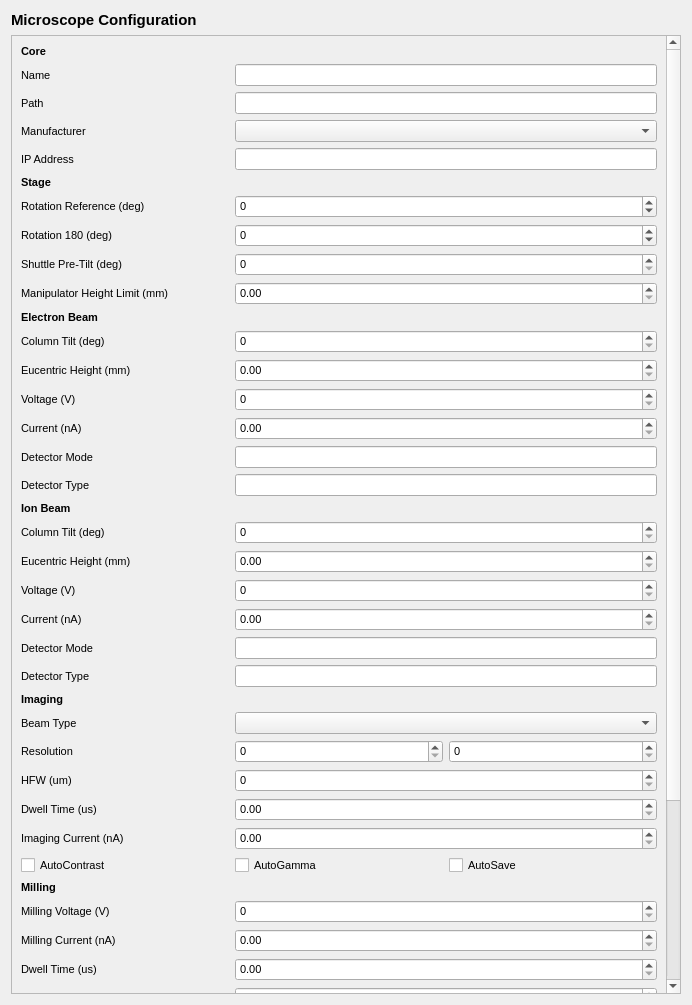
<?xml version="1.0" encoding="UTF-8"?>
<ui version="4.0">
 <class>Dialog</class>
 <widget class="QDialog" name="Dialog">
  <property name="geometry">
   <rect>
    <x>0</x>
    <y>0</y>
    <width>692</width>
    <height>1005</height>
   </rect>
  </property>
  <property name="windowTitle">
   <string>Dialog</string>
  </property>
  <layout class="QGridLayout" name="gridLayout">
   <item row="0" column="0" colspan="2">
    <widget class="QLabel" name="label_configuration_title">
     <property name="font">
      <font>
       <pointsize>11</pointsize>
       <weight>75</weight>
       <bold>true</bold>
      </font>
     </property>
     <property name="text">
      <string>Microscope Configuration</string>
     </property>
    </widget>
   </item>
   <item row="1" column="0" colspan="2">
    <widget class="QScrollArea" name="scrollArea">
     <property name="font">
      <font>
       <pointsize>8</pointsize>
      </font>
     </property>
     <property name="widgetResizable">
      <bool>true</bool>
     </property>
     <widget class="QWidget" name="scrollAreaWidgetContents">
      <property name="geometry">
       <rect>
        <x>0</x>
        <y>-241</y>
        <width>658</width>
        <height>1203</height>
       </rect>
      </property>
      <layout class="QGridLayout" name="gridLayout_2">
       <item row="11" column="0" colspan="3">
        <widget class="QLabel" name="label_electron_header">
         <property name="font">
          <font>
           <pointsize>8</pointsize>
           <weight>75</weight>
           <bold>true</bold>
          </font>
         </property>
         <property name="text">
          <string>Electron Beam</string>
         </property>
        </widget>
       </item>
       <item row="17" column="0">
        <widget class="QLabel" name="label_electron_detector_type">
         <property name="font">
          <font>
           <pointsize>8</pointsize>
          </font>
         </property>
         <property name="text">
          <string>Detector Type</string>
         </property>
        </widget>
       </item>
       <item row="34" column="1" colspan="2">
        <widget class="QDoubleSpinBox" name="doubleSpinBox_milling_current">
         <property name="font">
          <font>
           <pointsize>8</pointsize>
          </font>
         </property>
         <property name="maximum">
          <double>100000000.000000000000000</double>
         </property>
        </widget>
       </item>
       <item row="31" column="1">
        <widget class="QCheckBox" name="checkBox_imaging_autogamma">
         <property name="font">
          <font>
           <pointsize>8</pointsize>
          </font>
         </property>
         <property name="text">
          <string>AutoGamma</string>
         </property>
        </widget>
       </item>
       <item row="21" column="1" colspan="2">
        <widget class="QDoubleSpinBox" name="doubleSpinBox_ion_voltage">
         <property name="font">
          <font>
           <pointsize>8</pointsize>
          </font>
         </property>
         <property name="decimals">
          <number>0</number>
         </property>
         <property name="maximum">
          <double>100000000000.000000000000000</double>
         </property>
        </widget>
       </item>
       <item row="9" column="0">
        <widget class="QLabel" name="label_stage_shuttle_pre_tilt">
         <property name="font">
          <font>
           <pointsize>8</pointsize>
          </font>
         </property>
         <property name="text">
          <string>Shuttle Pre-Tilt (deg)</string>
         </property>
        </widget>
       </item>
       <item row="7" column="1" colspan="2">
        <widget class="QSpinBox" name="spinBox_stage_rotation_reference">
         <property name="font">
          <font>
           <pointsize>8</pointsize>
          </font>
         </property>
         <property name="minimum">
          <number>-360</number>
         </property>
         <property name="maximum">
          <number>360</number>
         </property>
        </widget>
       </item>
       <item row="43" column="2">
        <widget class="QCheckBox" name="checkBox_subsystems_stage_tilt">
         <property name="font">
          <font>
           <pointsize>8</pointsize>
          </font>
         </property>
         <property name="text">
          <string>Stage Tilt</string>
         </property>
        </widget>
       </item>
       <item row="17" column="1" colspan="2">
        <widget class="QLineEdit" name="lineEdit_electron_detector_type">
         <property name="font">
          <font>
           <pointsize>8</pointsize>
          </font>
         </property>
        </widget>
       </item>
       <item row="43" column="0">
        <widget class="QCheckBox" name="checkBox_subsystems_stage_enabled">
         <property name="font">
          <font>
           <pointsize>8</pointsize>
          </font>
         </property>
         <property name="text">
          <string>Stage Enabled</string>
         </property>
        </widget>
       </item>
       <item row="10" column="0">
        <widget class="QLabel" name="label_stage_manipulator_height_limit">
         <property name="font">
          <font>
           <pointsize>8</pointsize>
          </font>
         </property>
         <property name="text">
          <string>Manipulator Height Limit (mm)</string>
         </property>
        </widget>
       </item>
       <item row="22" column="0">
        <widget class="QLabel" name="label_ion_current">
         <property name="font">
          <font>
           <pointsize>8</pointsize>
          </font>
         </property>
         <property name="text">
          <string>Current (nA)</string>
         </property>
        </widget>
       </item>
       <item row="44" column="2">
        <widget class="QCheckBox" name="checkBox_subsystems_manipulator_tilt">
         <property name="font">
          <font>
           <pointsize>8</pointsize>
          </font>
         </property>
         <property name="text">
          <string>Manipulator Tilt</string>
         </property>
        </widget>
       </item>
       <item row="31" column="0">
        <widget class="QCheckBox" name="checkBox_imaging_autocontrast">
         <property name="font">
          <font>
           <pointsize>8</pointsize>
          </font>
         </property>
         <property name="text">
          <string>AutoContrast</string>
         </property>
        </widget>
       </item>
       <item row="20" column="0">
        <widget class="QLabel" name="label_ion_eucentric_height">
         <property name="font">
          <font>
           <pointsize>8</pointsize>
          </font>
         </property>
         <property name="text">
          <string>Eucentric Height (mm)</string>
         </property>
        </widget>
       </item>
       <item row="4" column="0">
        <widget class="QLabel" name="label_configuration_ip_address">
         <property name="font">
          <font>
           <pointsize>8</pointsize>
          </font>
         </property>
         <property name="text">
          <string>IP Address</string>
         </property>
        </widget>
       </item>
       <item row="43" column="1">
        <widget class="QCheckBox" name="checkBox_subsystems_stage_rotation">
         <property name="font">
          <font>
           <pointsize>8</pointsize>
          </font>
         </property>
         <property name="text">
          <string>Stage Rotation</string>
         </property>
        </widget>
       </item>
       <item row="12" column="0">
        <widget class="QLabel" name="label_electron_column_tilt">
         <property name="font">
          <font>
           <pointsize>8</pointsize>
          </font>
         </property>
         <property name="text">
          <string>Column Tilt (deg)</string>
         </property>
        </widget>
       </item>
       <item row="23" column="1" colspan="2">
        <widget class="QLineEdit" name="lineEdit_ion_detector_mode">
         <property name="font">
          <font>
           <pointsize>8</pointsize>
          </font>
         </property>
        </widget>
       </item>
       <item row="37" column="0">
        <widget class="QLabel" name="label_milling_rate">
         <property name="font">
          <font>
           <pointsize>8</pointsize>
          </font>
         </property>
         <property name="text">
          <string>Rate (um3/s)</string>
         </property>
        </widget>
       </item>
       <item row="38" column="0">
        <widget class="QLabel" name="label_milling_spot_size">
         <property name="font">
          <font>
           <pointsize>8</pointsize>
          </font>
         </property>
         <property name="text">
          <string>Spot Size (nm)</string>
         </property>
        </widget>
       </item>
       <item row="23" column="0">
        <widget class="QLabel" name="label_ion_detector_mode">
         <property name="font">
          <font>
           <pointsize>8</pointsize>
          </font>
         </property>
         <property name="text">
          <string>Detector Mode</string>
         </property>
        </widget>
       </item>
       <item row="24" column="0">
        <widget class="QLabel" name="label_ion_detector_type">
         <property name="font">
          <font>
           <pointsize>8</pointsize>
          </font>
         </property>
         <property name="text">
          <string>Detector Type</string>
         </property>
        </widget>
       </item>
       <item row="30" column="0">
        <widget class="QLabel" name="label_imaging_current">
         <property name="font">
          <font>
           <pointsize>8</pointsize>
          </font>
         </property>
         <property name="text">
          <string>Imaging Current (nA)</string>
         </property>
        </widget>
       </item>
       <item row="31" column="2">
        <widget class="QCheckBox" name="checkBox_imaging_autosave">
         <property name="font">
          <font>
           <pointsize>8</pointsize>
          </font>
         </property>
         <property name="text">
          <string>AutoSave</string>
         </property>
        </widget>
       </item>
       <item row="37" column="1" colspan="2">
        <widget class="QDoubleSpinBox" name="doubleSpinBox_milling_rate">
         <property name="font">
          <font>
           <pointsize>8</pointsize>
          </font>
         </property>
         <property name="maximum">
          <double>10000000.000000000000000</double>
         </property>
        </widget>
       </item>
       <item row="34" column="0">
        <widget class="QLabel" name="label_milling_current">
         <property name="font">
          <font>
           <pointsize>8</pointsize>
          </font>
         </property>
         <property name="text">
          <string>Milling Current (nA)</string>
         </property>
        </widget>
       </item>
       <item row="3" column="1" colspan="2">
        <widget class="QComboBox" name="comboBox_configuration_manufacturer">
         <property name="font">
          <font>
           <pointsize>8</pointsize>
          </font>
         </property>
        </widget>
       </item>
       <item row="7" column="0">
        <widget class="QLabel" name="label_stage_rotation_reference">
         <property name="font">
          <font>
           <pointsize>8</pointsize>
          </font>
         </property>
         <property name="text">
          <string>Rotation Reference (deg)</string>
         </property>
        </widget>
       </item>
       <item row="14" column="0">
        <widget class="QLabel" name="label_electron_voltage">
         <property name="font">
          <font>
           <pointsize>8</pointsize>
          </font>
         </property>
         <property name="text">
          <string>Voltage (V)</string>
         </property>
        </widget>
       </item>
       <item row="1" column="0">
        <widget class="QLabel" name="label_configuration_name">
         <property name="font">
          <font>
           <pointsize>8</pointsize>
          </font>
         </property>
         <property name="text">
          <string>Name</string>
         </property>
        </widget>
       </item>
       <item row="39" column="0">
        <widget class="QLabel" name="label_milling_preset">
         <property name="font">
          <font>
           <pointsize>8</pointsize>
          </font>
         </property>
         <property name="text">
          <string>Preset </string>
         </property>
        </widget>
       </item>
       <item row="33" column="0">
        <widget class="QLabel" name="label_milling_voltage">
         <property name="font">
          <font>
           <pointsize>8</pointsize>
          </font>
         </property>
         <property name="text">
          <string>Milling Voltage (V)</string>
         </property>
        </widget>
       </item>
       <item row="8" column="1" colspan="2">
        <widget class="QSpinBox" name="spinBox_stage_rotation_180">
         <property name="font">
          <font>
           <pointsize>8</pointsize>
          </font>
         </property>
         <property name="minimum">
          <number>-360</number>
         </property>
         <property name="maximum">
          <number>360</number>
         </property>
        </widget>
       </item>
       <item row="42" column="0">
        <widget class="QCheckBox" name="checkBox_subsystems_ion_enabled">
         <property name="font">
          <font>
           <pointsize>8</pointsize>
          </font>
         </property>
         <property name="text">
          <string>Ion Beam Enabled</string>
         </property>
        </widget>
       </item>
       <item row="12" column="1" colspan="2">
        <widget class="QSpinBox" name="spinBox_electron_column_tilt">
         <property name="font">
          <font>
           <pointsize>8</pointsize>
          </font>
         </property>
         <property name="maximum">
          <number>180</number>
         </property>
        </widget>
       </item>
       <item row="19" column="0">
        <widget class="QLabel" name="label_ion_column_tilt">
         <property name="font">
          <font>
           <pointsize>8</pointsize>
          </font>
         </property>
         <property name="text">
          <string>Column Tilt (deg)</string>
         </property>
        </widget>
       </item>
       <item row="14" column="1" colspan="2">
        <widget class="QDoubleSpinBox" name="doubleSpinBox_electron_voltage">
         <property name="font">
          <font>
           <pointsize>8</pointsize>
          </font>
         </property>
         <property name="decimals">
          <number>0</number>
         </property>
         <property name="maximum">
          <double>100000000000.000000000000000</double>
         </property>
        </widget>
       </item>
       <item row="28" column="1" colspan="2">
        <widget class="QDoubleSpinBox" name="doubleSpinBox_imaging_hfw">
         <property name="font">
          <font>
           <pointsize>8</pointsize>
          </font>
         </property>
         <property name="decimals">
          <number>0</number>
         </property>
         <property name="maximum">
          <double>100000.000000000000000</double>
         </property>
        </widget>
       </item>
       <item row="27" column="1">
        <widget class="QSpinBox" name="spinBox_imaging_resolution_x">
         <property name="font">
          <font>
           <pointsize>8</pointsize>
          </font>
         </property>
         <property name="maximum">
          <number>100000</number>
         </property>
        </widget>
       </item>
       <item row="40" column="0" colspan="3">
        <widget class="QLabel" name="label_subsystems_header">
         <property name="font">
          <font>
           <pointsize>8</pointsize>
           <weight>75</weight>
           <bold>true</bold>
          </font>
         </property>
         <property name="text">
          <string>Subsystems</string>
         </property>
        </widget>
       </item>
       <item row="3" column="0">
        <widget class="QLabel" name="label_configuration_manufacturer">
         <property name="font">
          <font>
           <pointsize>8</pointsize>
          </font>
         </property>
         <property name="text">
          <string>Manufacturer</string>
         </property>
        </widget>
       </item>
       <item row="44" column="0">
        <widget class="QCheckBox" name="checkBox_subsystems_manipulator_enabled">
         <property name="font">
          <font>
           <pointsize>8</pointsize>
          </font>
         </property>
         <property name="text">
          <string>Manipulator Enabled</string>
         </property>
        </widget>
       </item>
       <item row="13" column="1" colspan="2">
        <widget class="QDoubleSpinBox" name="doubleSpinBox_electron_eucentric_height">
         <property name="font">
          <font>
           <pointsize>8</pointsize>
          </font>
         </property>
        </widget>
       </item>
       <item row="30" column="1" colspan="2">
        <widget class="QDoubleSpinBox" name="doubleSpinBox_imaging_current">
         <property name="font">
          <font>
           <pointsize>8</pointsize>
          </font>
         </property>
         <property name="maximum">
          <double>10000000.000000000000000</double>
         </property>
        </widget>
       </item>
       <item row="24" column="1" colspan="2">
        <widget class="QLineEdit" name="lineEdit_ion_detector_type">
         <property name="font">
          <font>
           <pointsize>8</pointsize>
          </font>
         </property>
        </widget>
       </item>
       <item row="41" column="0">
        <widget class="QCheckBox" name="checkBox_subsystems_electron_enabled">
         <property name="font">
          <font>
           <pointsize>8</pointsize>
          </font>
         </property>
         <property name="text">
          <string>Electron Beam Enabled</string>
         </property>
        </widget>
       </item>
       <item row="42" column="1">
        <widget class="QCheckBox" name="checkBox_subsystems_ion_plasma">
         <property name="font">
          <font>
           <pointsize>8</pointsize>
          </font>
         </property>
         <property name="text">
          <string>Ion Beam Plasma</string>
         </property>
        </widget>
       </item>
       <item row="16" column="1" colspan="2">
        <widget class="QLineEdit" name="lineEdit_electron_detector_mode">
         <property name="font">
          <font>
           <pointsize>8</pointsize>
          </font>
         </property>
        </widget>
       </item>
       <item row="15" column="1" colspan="2">
        <widget class="QDoubleSpinBox" name="doubleSpinBox_electron_current">
         <property name="font">
          <font>
           <pointsize>8</pointsize>
          </font>
         </property>
         <property name="maximum">
          <double>100000000.000000000000000</double>
         </property>
        </widget>
       </item>
       <item row="36" column="1" colspan="2">
        <widget class="QDoubleSpinBox" name="doubleSpinBox_milling_dwell_time">
         <property name="font">
          <font>
           <pointsize>8</pointsize>
          </font>
         </property>
         <property name="maximum">
          <double>1000000.000000000000000</double>
         </property>
        </widget>
       </item>
       <item row="22" column="1" colspan="2">
        <widget class="QDoubleSpinBox" name="doubleSpinBox_ion_current">
         <property name="font">
          <font>
           <pointsize>8</pointsize>
          </font>
         </property>
         <property name="maximum">
          <double>10000000000.000000000000000</double>
         </property>
        </widget>
       </item>
       <item row="29" column="0">
        <widget class="QLabel" name="label_imaging_dwell_time">
         <property name="font">
          <font>
           <pointsize>8</pointsize>
          </font>
         </property>
         <property name="text">
          <string>Dwell Time (us)</string>
         </property>
        </widget>
       </item>
       <item row="25" column="0" colspan="3">
        <widget class="QLabel" name="label_imaging_header">
         <property name="font">
          <font>
           <pointsize>8</pointsize>
           <weight>75</weight>
           <bold>true</bold>
          </font>
         </property>
         <property name="text">
          <string>Imaging</string>
         </property>
        </widget>
       </item>
       <item row="1" column="1" colspan="2">
        <widget class="QLineEdit" name="lineEdit_configuration_name">
         <property name="font">
          <font>
           <pointsize>8</pointsize>
          </font>
         </property>
        </widget>
       </item>
       <item row="27" column="0">
        <widget class="QLabel" name="label_imaging_resolution">
         <property name="font">
          <font>
           <pointsize>8</pointsize>
          </font>
         </property>
         <property name="text">
          <string>Resolution</string>
         </property>
        </widget>
       </item>
       <item row="26" column="0">
        <widget class="QLabel" name="label_imaging_beam_type">
         <property name="font">
          <font>
           <pointsize>8</pointsize>
          </font>
         </property>
         <property name="text">
          <string>Beam Type</string>
         </property>
        </widget>
       </item>
       <item row="27" column="2">
        <widget class="QSpinBox" name="spinBox_imaging_resolution_y">
         <property name="font">
          <font>
           <pointsize>8</pointsize>
          </font>
         </property>
         <property name="maximum">
          <number>100000</number>
         </property>
        </widget>
       </item>
       <item row="13" column="0">
        <widget class="QLabel" name="label_electron_eucentric_height">
         <property name="font">
          <font>
           <pointsize>8</pointsize>
          </font>
         </property>
         <property name="text">
          <string>Eucentric Height (mm)</string>
         </property>
        </widget>
       </item>
       <item row="0" column="0" colspan="3">
        <widget class="QLabel" name="label_configuration_header">
         <property name="font">
          <font>
           <pointsize>8</pointsize>
           <weight>75</weight>
           <bold>true</bold>
          </font>
         </property>
         <property name="text">
          <string>Core</string>
         </property>
        </widget>
       </item>
       <item row="36" column="0">
        <widget class="QLabel" name="label_milling_dwell_time">
         <property name="font">
          <font>
           <pointsize>8</pointsize>
          </font>
         </property>
         <property name="text">
          <string>Dwell Time (us)</string>
         </property>
        </widget>
       </item>
       <item row="39" column="1" colspan="2">
        <widget class="QLineEdit" name="lineEdit_milling_preset">
         <property name="font">
          <font>
           <pointsize>8</pointsize>
          </font>
         </property>
        </widget>
       </item>
       <item row="26" column="1" colspan="2">
        <widget class="QComboBox" name="comboBox_imaging_beam_type">
         <property name="font">
          <font>
           <pointsize>8</pointsize>
          </font>
         </property>
        </widget>
       </item>
       <item row="8" column="0">
        <widget class="QLabel" name="label_stage_rotation_180">
         <property name="font">
          <font>
           <pointsize>8</pointsize>
          </font>
         </property>
         <property name="text">
          <string>Rotation 180 (deg)</string>
         </property>
        </widget>
       </item>
       <item row="44" column="1">
        <widget class="QCheckBox" name="checkBox_subsystems_manipulator_rotation">
         <property name="font">
          <font>
           <pointsize>8</pointsize>
          </font>
         </property>
         <property name="text">
          <string>Manipulator Rotation</string>
         </property>
        </widget>
       </item>
       <item row="21" column="0">
        <widget class="QLabel" name="label_ion_voltage">
         <property name="font">
          <font>
           <pointsize>8</pointsize>
          </font>
         </property>
         <property name="text">
          <string>Voltage (V)</string>
         </property>
        </widget>
       </item>
       <item row="28" column="0">
        <widget class="QLabel" name="label_imaging_hfw">
         <property name="font">
          <font>
           <pointsize>8</pointsize>
          </font>
         </property>
         <property name="text">
          <string>HFW (um)</string>
         </property>
        </widget>
       </item>
       <item row="10" column="1" colspan="2">
        <widget class="QDoubleSpinBox" name="doubleSpinBox_stage_manipulator_height_limit">
         <property name="font">
          <font>
           <pointsize>8</pointsize>
          </font>
         </property>
        </widget>
       </item>
       <item row="45" column="2">
        <widget class="QCheckBox" name="checkBox_subsystems_gis_sputter_coater_enabled">
         <property name="font">
          <font>
           <pointsize>8</pointsize>
          </font>
         </property>
         <property name="text">
          <string>Sputter Coat Enabled</string>
         </property>
        </widget>
       </item>
       <item row="18" column="0" colspan="3">
        <widget class="QLabel" name="label_ion_header">
         <property name="font">
          <font>
           <pointsize>8</pointsize>
           <weight>75</weight>
           <bold>true</bold>
          </font>
         </property>
         <property name="text">
          <string>Ion Beam</string>
         </property>
        </widget>
       </item>
       <item row="16" column="0">
        <widget class="QLabel" name="label_electron_detector_mode">
         <property name="font">
          <font>
           <pointsize>8</pointsize>
          </font>
         </property>
         <property name="text">
          <string>Detector Mode</string>
         </property>
        </widget>
       </item>
       <item row="33" column="1" colspan="2">
        <widget class="QDoubleSpinBox" name="doubleSpinBox_milling_voltage">
         <property name="font">
          <font>
           <pointsize>8</pointsize>
          </font>
         </property>
         <property name="decimals">
          <number>0</number>
         </property>
         <property name="maximum">
          <double>10000000.000000000000000</double>
         </property>
        </widget>
       </item>
       <item row="45" column="0">
        <widget class="QCheckBox" name="checkBox_subsystems_gis_enabled">
         <property name="font">
          <font>
           <pointsize>8</pointsize>
          </font>
         </property>
         <property name="text">
          <string>GIS Enabled</string>
         </property>
        </widget>
       </item>
       <item row="38" column="1" colspan="2">
        <widget class="QDoubleSpinBox" name="doubleSpinBox_milling_spot_size">
         <property name="font">
          <font>
           <pointsize>8</pointsize>
          </font>
         </property>
         <property name="maximum">
          <double>10000000.000000000000000</double>
         </property>
        </widget>
       </item>
       <item row="6" column="0" colspan="3">
        <widget class="QLabel" name="label_stage_header">
         <property name="font">
          <font>
           <pointsize>8</pointsize>
           <weight>75</weight>
           <bold>true</bold>
          </font>
         </property>
         <property name="text">
          <string>Stage</string>
         </property>
        </widget>
       </item>
       <item row="4" column="1" colspan="2">
        <widget class="QLineEdit" name="lineEdit_configuration_ip_address">
         <property name="font">
          <font>
           <pointsize>8</pointsize>
          </font>
         </property>
        </widget>
       </item>
       <item row="19" column="1" colspan="2">
        <widget class="QSpinBox" name="spinBox_ion_column_tilt">
         <property name="font">
          <font>
           <pointsize>8</pointsize>
          </font>
         </property>
         <property name="maximum">
          <number>180</number>
         </property>
        </widget>
       </item>
       <item row="32" column="0" colspan="3">
        <widget class="QLabel" name="label_milling_header">
         <property name="font">
          <font>
           <pointsize>8</pointsize>
           <weight>75</weight>
           <bold>true</bold>
          </font>
         </property>
         <property name="text">
          <string>Milling</string>
         </property>
        </widget>
       </item>
       <item row="15" column="0">
        <widget class="QLabel" name="label_electron_current">
         <property name="font">
          <font>
           <pointsize>8</pointsize>
          </font>
         </property>
         <property name="text">
          <string>Current (nA)</string>
         </property>
        </widget>
       </item>
       <item row="45" column="1">
        <widget class="QCheckBox" name="checkBox_subsystems_gis_multichem_enabled">
         <property name="font">
          <font>
           <pointsize>8</pointsize>
          </font>
         </property>
         <property name="text">
          <string>MultiChem Enabled</string>
         </property>
        </widget>
       </item>
       <item row="29" column="1" colspan="2">
        <widget class="QDoubleSpinBox" name="doubleSpinBox_imaging_dwell_time">
         <property name="font">
          <font>
           <pointsize>8</pointsize>
          </font>
         </property>
         <property name="maximum">
          <double>1000000.000000000000000</double>
         </property>
        </widget>
       </item>
       <item row="9" column="1" colspan="2">
        <widget class="QSpinBox" name="spinBox_stage_shuttle_pre_tilt">
         <property name="font">
          <font>
           <pointsize>8</pointsize>
          </font>
         </property>
         <property name="maximum">
          <number>180</number>
         </property>
        </widget>
       </item>
       <item row="2" column="0">
        <widget class="QLabel" name="label_configuration_path">
         <property name="font">
          <font>
           <pointsize>8</pointsize>
          </font>
         </property>
         <property name="text">
          <string>Path</string>
         </property>
        </widget>
       </item>
       <item row="2" column="1" colspan="2">
        <widget class="QLineEdit" name="lineEdit_configuration_path">
         <property name="font">
          <font>
           <pointsize>8</pointsize>
          </font>
         </property>
        </widget>
       </item>
       <item row="20" column="1" colspan="2">
        <widget class="QDoubleSpinBox" name="doubleSpinBox_ion_eucentric_height">
         <property name="font">
          <font>
           <pointsize>8</pointsize>
          </font>
         </property>
        </widget>
       </item>
      </layout>
     </widget>
    </widget>
   </item>
  </layout>
 </widget>
 <resources/>
 <connections/>
</ui>
